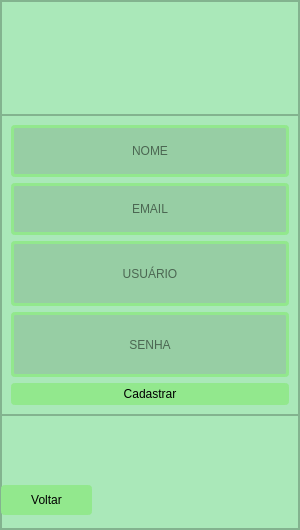
<?xml version="1.0" encoding="UTF-8"?>
<ui version="4.0">
 <class>MainWindow</class>
 <widget class="QMainWindow" name="MainWindow">
  <property name="geometry">
   <rect>
    <x>0</x>
    <y>0</y>
    <width>300</width>
    <height>530</height>
   </rect>
  </property>
  <property name="minimumSize">
   <size>
    <width>300</width>
    <height>530</height>
   </size>
  </property>
  <property name="maximumSize">
   <size>
    <width>300</width>
    <height>16777215</height>
   </size>
  </property>
  <property name="windowTitle">
   <string>MainWindow</string>
  </property>
  <widget class="QWidget" name="centralwidget">
   <property name="maximumSize">
    <size>
     <width>300</width>
     <height>16777215</height>
    </size>
   </property>
   <layout class="QVBoxLayout" name="verticalLayout">
    <property name="spacing">
     <number>0</number>
    </property>
    <property name="leftMargin">
     <number>0</number>
    </property>
    <property name="topMargin">
     <number>0</number>
    </property>
    <property name="rightMargin">
     <number>0</number>
    </property>
    <property name="bottomMargin">
     <number>0</number>
    </property>
    <item>
     <widget class="QFrame" name="tela_login">
      <property name="styleSheet">
       <string notr="true">background-color: rgb(170, 232, 185);
</string>
      </property>
      <property name="frameShape">
       <enum>QFrame::StyledPanel</enum>
      </property>
      <property name="frameShadow">
       <enum>QFrame::Raised</enum>
      </property>
      <layout class="QVBoxLayout" name="verticalLayout_2">
       <property name="spacing">
        <number>0</number>
       </property>
       <property name="leftMargin">
        <number>0</number>
       </property>
       <property name="topMargin">
        <number>0</number>
       </property>
       <property name="rightMargin">
        <number>0</number>
       </property>
       <property name="bottomMargin">
        <number>0</number>
       </property>
       <item>
        <widget class="QFrame" name="tela_login_cima">
         <property name="sizePolicy">
          <sizepolicy hsizetype="Ignored" vsizetype="Ignored">
           <horstretch>0</horstretch>
           <verstretch>0</verstretch>
          </sizepolicy>
         </property>
         <property name="styleSheet">
          <string notr="true">background-image: url(:/icones/logo_full_mini.png);
background-repeat: norepeat; 
background-position: center</string>
         </property>
         <property name="frameShape">
          <enum>QFrame::StyledPanel</enum>
         </property>
         <property name="frameShadow">
          <enum>QFrame::Raised</enum>
         </property>
        </widget>
       </item>
       <item>
        <widget class="QFrame" name="tela_login_meio">
         <property name="minimumSize">
          <size>
           <width>0</width>
           <height>300</height>
          </size>
         </property>
         <property name="frameShape">
          <enum>QFrame::StyledPanel</enum>
         </property>
         <property name="frameShadow">
          <enum>QFrame::Raised</enum>
         </property>
         <layout class="QGridLayout" name="gridLayout">
          <item row="4" column="0" colspan="2">
           <widget class="QPushButton" name="botao_ir_cadastro">
            <property name="maximumSize">
             <size>
              <width>300</width>
              <height>16777215</height>
             </size>
            </property>
            <property name="styleSheet">
             <string notr="true">QPushButton {
	border: 3px solid rgb(146, 232, 141);
	border-radius: 4px;
	padding: 1px;
	background-color:  rgb(146, 232, 141);
	color: rgb(0,0,0);
	
	font: 87 11pt &quot;Arial Black&quot;;
}
QPushButton:hover {
	background-color:  rgb(95, 232, 71);
	
}
QPushButton:pressed {
	background-color: rgb(12, 255, 0);
}
</string>
            </property>
            <property name="text">
             <string>Cadastrar</string>
            </property>
           </widget>
          </item>
          <item row="3" column="0" colspan="2">
           <widget class="QLineEdit" name="caixa_senha">
            <property name="sizePolicy">
             <sizepolicy hsizetype="Ignored" vsizetype="Ignored">
              <horstretch>0</horstretch>
              <verstretch>0</verstretch>
             </sizepolicy>
            </property>
            <property name="maximumSize">
             <size>
              <width>300</width>
              <height>16777215</height>
             </size>
            </property>
            <property name="styleSheet">
             <string notr="true">QLineEdit {
	border: 3px solid rgb(146, 232, 141);
	border-radius: 4px;
	padding: 15px;
	background-color: rgb(151, 206, 164);
	color: rgb(0,0,0);
	
	font: 87 11pt &quot;Arial Black&quot;;
}
QLineEdit:hover {
	border: 4px solid rgb(95, 232, 71);
	
}
QLineEdit:focus {
	border: 4px solid rgb(0, 0, 0);
	color :rgb(0,0,0)
}
</string>
            </property>
            <property name="alignment">
             <set>Qt::AlignCenter</set>
            </property>
            <property name="placeholderText">
             <string>SENHA</string>
            </property>
           </widget>
          </item>
          <item row="2" column="0" colspan="2">
           <widget class="QLineEdit" name="caixa_usuario">
            <property name="sizePolicy">
             <sizepolicy hsizetype="Ignored" vsizetype="Ignored">
              <horstretch>0</horstretch>
              <verstretch>0</verstretch>
             </sizepolicy>
            </property>
            <property name="maximumSize">
             <size>
              <width>300</width>
              <height>16777215</height>
             </size>
            </property>
            <property name="styleSheet">
             <string notr="true">QLineEdit {
	border: 3px solid rgb(146, 232, 141);
	border-radius: 4px;
	padding: 15px;
	background-color: rgb(151, 206, 164);
	color: rgb(0,0,0);
	
	font: 87 11pt &quot;Arial Black&quot;;
}
QLineEdit:hover {
	border: 4px solid rgb(95, 232, 71);
	
}
QLineEdit:focus {
	border: 4px solid rgb(0, 0, 0);
	color :rgb(0,0,0)
}
</string>
            </property>
            <property name="alignment">
             <set>Qt::AlignCenter</set>
            </property>
            <property name="placeholderText">
             <string>USUÁRIO</string>
            </property>
           </widget>
          </item>
          <item row="1" column="0" colspan="2">
           <widget class="QLineEdit" name="caixa_email">
            <property name="styleSheet">
             <string notr="true">QLineEdit {
	border: 3px solid rgb(146, 232, 141);
	border-radius: 4px;
	padding: 15px;
	background-color: rgb(151, 206, 164);
	color: rgb(0,0,0);
	
	font: 87 11pt &quot;Arial Black&quot;;
}
QLineEdit:hover {
	border: 4px solid rgb(95, 232, 71);
	
}
QLineEdit:focus {
	border: 4px solid rgb(0, 0, 0);
	color :rgb(0,0,0)
}
</string>
            </property>
            <property name="alignment">
             <set>Qt::AlignCenter</set>
            </property>
            <property name="placeholderText">
             <string>EMAIL</string>
            </property>
           </widget>
          </item>
          <item row="0" column="0" colspan="2">
           <widget class="QLineEdit" name="caixa_nome">
            <property name="styleSheet">
             <string notr="true">QLineEdit {
	border: 3px solid rgb(146, 232, 141);
	border-radius: 4px;
	padding: 15px;
	background-color: rgb(151, 206, 164);
	color: rgb(0,0,0);
	
	font: 87 11pt &quot;Arial Black&quot;;
}
QLineEdit:hover {
	border: 4px solid rgb(95, 232, 71);
	
}
QLineEdit:focus {
	border: 4px solid rgb(0, 0, 0);
	color :rgb(0,0,0)
}
</string>
            </property>
            <property name="alignment">
             <set>Qt::AlignCenter</set>
            </property>
            <property name="placeholderText">
             <string>NOME</string>
            </property>
           </widget>
          </item>
         </layout>
        </widget>
       </item>
       <item>
        <widget class="QFrame" name="tela_login_baixo">
         <property name="frameShape">
          <enum>QFrame::StyledPanel</enum>
         </property>
         <property name="frameShadow">
          <enum>QFrame::Raised</enum>
         </property>
         <widget class="QPushButton" name="botao_sair">
          <property name="geometry">
           <rect>
            <x>0</x>
            <y>70</y>
            <width>91</width>
            <height>30</height>
           </rect>
          </property>
          <property name="maximumSize">
           <size>
            <width>150</width>
            <height>16777215</height>
           </size>
          </property>
          <property name="styleSheet">
           <string notr="true">QPushButton {
	border: 3px solid rgb(146, 232, 141);
	border-radius: 4px;
	padding: 1px;
	background-color:  rgb(146, 232, 141);
	color: rgb(0,0,0);
	
	font: 87 11pt &quot;Arial Black&quot;;
}
QPushButton:hover {
	background-color:  rgb(95, 232, 71);
	
}
QPushButton:pressed {
	background-color: rgb(12, 255, 0);
}
</string>
          </property>
          <property name="text">
           <string>Voltar</string>
          </property>
         </widget>
        </widget>
       </item>
      </layout>
     </widget>
    </item>
   </layout>
  </widget>
 </widget>
 <resources>
  <include location="icones.qrc"/>
 </resources>
 <connections/>
</ui>
